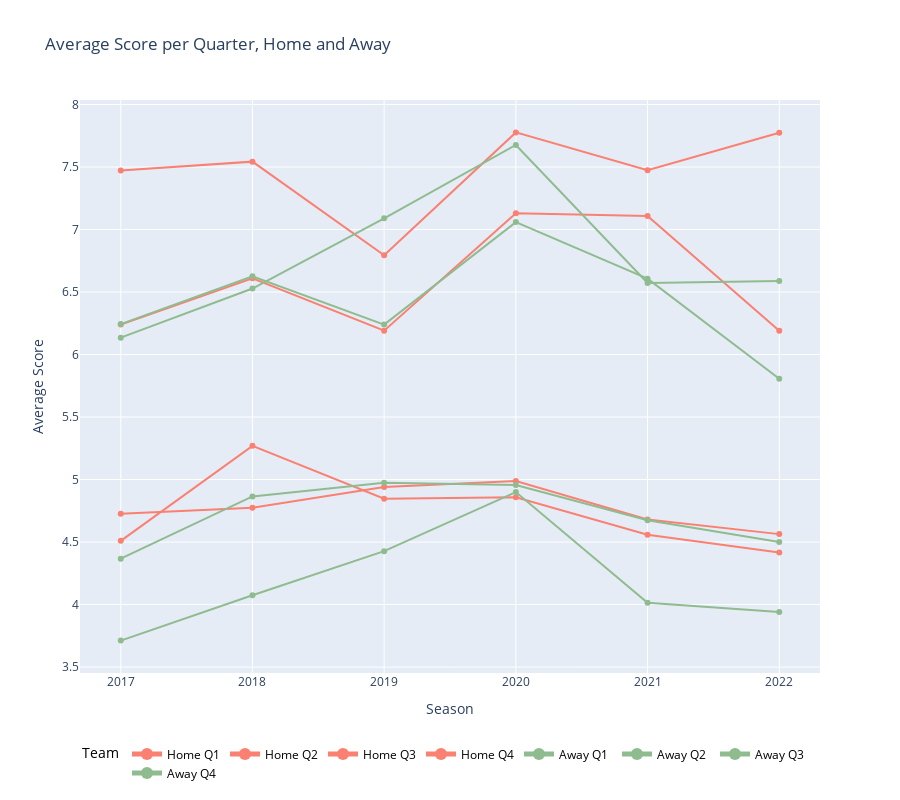

Source (notebook cell):
### Markdown cell above
During this period, there is a relatively stable trend with minor fluctuations in scoring across the NFL. This indicates a level of consistency in scoring during those seasons.


In 2020, the year of COVID-19, there is a significant increase in both the average score and the total sum of scores. Several factors can explain this sudden rise:
- Limited or No Audience: Games were played without or with limited spectators due to social distancing measures. The absence of fans might have affected the game atmosphere and dynamics, potentially leading to changes in scoring patterns.
- Altered Training: The absence of a preseason likely resulted in fewer athlete injuries and players being better rested, potentially contributing to higher scoring.
- Health and Safety: Strict COVID-19 protocols may have disrupted team dynamics and impacted player availability. The absence of key players could lead to weaker defenses, resulting in higher scores.


Following the 2020 season, there is a significant decrease in scoring, indicating a regression to pre-COVID scoring patterns. This suggests that teams and players have adapted to the challenges posed by the pandemic, and strategies and gameplay have adjusted accordingly. The return of crowds and the normalization of game conditions likely contributed to the decrease in scoring.

### Code cell
import plotly.graph_objects as go

# Average score per quarter, away team
q1h = df.groupby('season')['home_Q1'].mean().reset_index()
q2h = df.groupby('season')['home_Q2'].mean().reset_index()
q3h = df.groupby('season')['home_Q3'].mean().reset_index()
q4h = df.groupby('season')['home_Q4'].mean().reset_index()

fig = go.Figure()

fig.add_trace(go.Scatter(x=q1h['season'], y=q1h['home_Q1'], name='Home Q1', line=dict(color='salmon')))
fig.add_trace(go.Scatter(x=q2h['season'], y=q2h['home_Q2'], name='Home Q2', line=dict(color='salmon')))
fig.add_trace(go.Scatter(x=q3h['season'], y=q3h['home_Q3'], name='Home Q3', line=dict(color='salmon')))
fig.add_trace(go.Scatter(x=q4h['season'], y=q4h['home_Q4'], name='Home Q4', line=dict(color='salmon')))

# Average score per quarter, home team
q1a = df.groupby('season')['away_Q1'].mean().reset_index()
q2a = df.groupby('season')['away_Q2'].mean().reset_index()
q3a = df.groupby('season')['away_Q3'].mean().reset_index()
q4a = df.groupby('season')['away_Q4'].mean().reset_index()

fig.add_trace(go.Scatter(x=q1a['season'], y=q1a['away_Q1'], name='Away Q1', line=dict(color='darkseagreen')))
fig.add_trace(go.Scatter(x=q2a['season'], y=q2a['away_Q2'], name='Away Q2', line=dict(color='darkseagreen')))
fig.add_trace(go.Scatter(x=q3a['season'], y=q3a['away_Q3'], name='Away Q3', line=dict(color='darkseagreen')))
fig.add_trace(go.Scatter(x=q4a['season'], y=q4a['away_Q4'], name='Away Q4', line=dict(color='darkseagreen')))

fig.update_layout(
    height = 800,
    title='Average Score per Quarter, Home and Away',
    xaxis_title='Season',
    yaxis_title='Average Score',
    legend=dict(
        title='Team',
        orientation='h',
        yanchor='bottom',
        y=-0.2,
        font=dict(
            size=12,
            color='black'
        ),
        itemsizing='constant'
    )
)

fig.show()

### Figure 1 — Plotly figure (JSON) as saved in the notebook; plotly's stock layout.template omitted (floating-point values rounded to 4 significant figures)
{"data": [{"line": {"color": "salmon"}, "name": "Home Q1", "type": "scatter", "x": [2017, 2018, 2019, 2020, 2021, 2022], "y": [4.509, 5.27, 4.846, 4.859, 4.558, 4.415]}, {"line": {"color": "salmon"}, "name": "Home Q2", "type": "scatter", "x": [2017, 2018, 2019, 2020, 2021, 2022], "y": [7.472, 7.543, 6.794, 7.777, 7.474, 7.775]}, {"line": {"color": "salmon"}, "name": "Home Q3", "type": "scatter", "x": [2017, 2018, 2019, 2020, 2021, 2022], "y": [4.727, 4.775, 4.94, 4.989, 4.681, 4.563]}, {"line": {"color": "salmon"}, "name": "Home Q4", "type": "scatter", "x": [2017, 2018, 2019, 2020, 2021, 2022], "y": [6.24, 6.61, 6.191, 7.13, 7.109, 6.19]}, {"line": {"color": "darkseagreen"}, "name": "Away Q1", "type": "scatter", "x": [2017, 2018, 2019, 2020, 2021, 2022], "y": [3.712, 4.075, 4.427, 4.9, 4.014, 3.94]}, {"line": {"color": "darkseagreen"}, "name": "Away Q2", "type": "scatter", "x": [2017, 2018, 2019, 2020, 2021, 2022], "y": [6.135, 6.528, 7.09, 7.677, 6.572, 6.588]}, {"line": {"color": "darkseagreen"}, "name": "Away Q3", "type": "scatter", "x": [2017, 2018, 2019, 2020, 2021, 2022], "y": [4.367, 4.865, 4.974, 4.955, 4.674, 4.5]}, {"line": {"color": "darkseagreen"}, "name": "Away Q4", "type": "scatter", "x": [2017, 2018, 2019, 2020, 2021, 2022], "y": [6.243, 6.625, 6.24, 7.059, 6.607, 5.806]}], "layout": {"height": 800, "legend": {"font": {"color": "black", "size": 12}, "itemsizing": "constant", "orientation": "h", "title": {"text": "Team"}, "y": -0.2, "yanchor": "bottom"}, "title": {"text": "Average Score per Quarter, Home and Away"}, "xaxis": {"title": {"text": "Season"}}, "yaxis": {"title": {"text": "Average Score"}}}}
